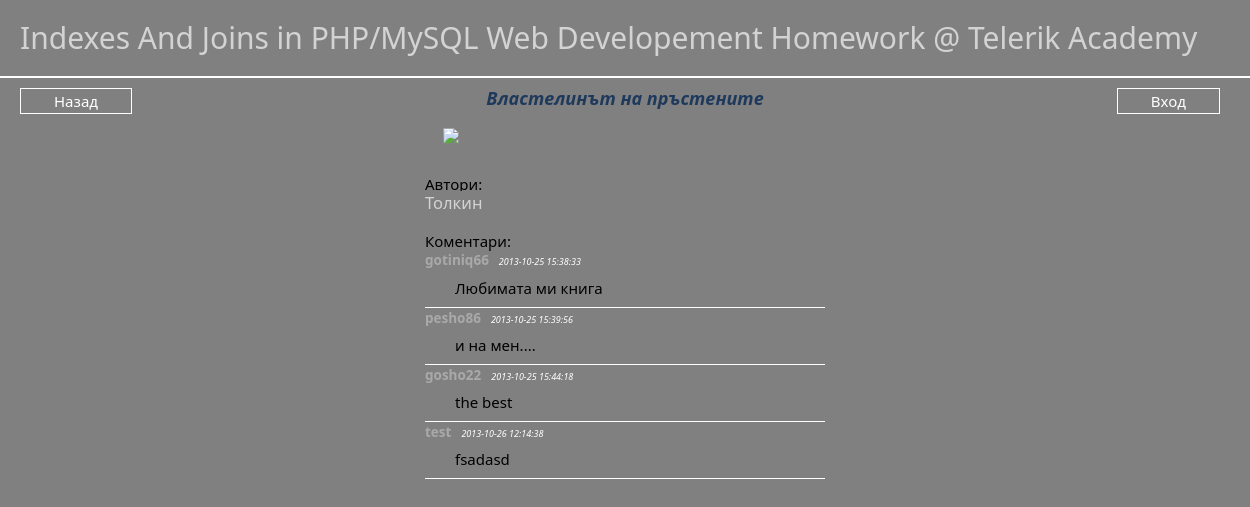
The app's page /homework5/book.php?book_id=2 with its own data.
### tables this page shows
CREATE TABLE IF NOT EXISTS `books` (
  `book_id` int(11) NOT NULL AUTO_INCREMENT,
  `book_title` varchar(50) NOT NULL,
  PRIMARY KEY (`book_id`)
);

CREATE TABLE IF NOT EXISTS `books_authors` (
  `book_id` int(11) NOT NULL,
  `author_id` int(11) NOT NULL
);

CREATE TABLE IF NOT EXISTS `authors` (
  `author_id` int(11) NOT NULL AUTO_INCREMENT,
  `author_name` varchar(50) NOT NULL,
  PRIMARY KEY (`author_id`)
);

CREATE TABLE IF NOT EXISTS `comments` (
  `comment_id` int(11) NOT NULL AUTO_INCREMENT,
  `comment_content` varchar(250) NOT NULL,
  `user_name` varchar(50) NOT NULL,
  `comment_date` datetime NOT NULL,
  PRIMARY KEY (`comment_id`)
);

### homework5/book.php (the view, shortened to what this page needs)
<?php
require './includes/globals.php';
include './includes/header.php';
if (!(isset($_SESSION['logged']) && $_SESSION['logged'] == TRUE)) {
   $displayLoginBtn = true;
}
else {
    $displayNewCommentSection = true;
    $displayLoginBtn = false;
    $displayLogoutBtn = true;
}
if (isset($_GET['book_id'])) {
    $book_id = intval(mysqli_real_escape_string($connection, trim($_GET['book_id'])));
}
else {
    header('Location: index.php');
    exit;
}
?>
<div id="go-back"><a href="index.php">Назад</a></div>
<div id="login-btn" style="display: <?php if ($displayLoginBtn) {
    echo 'inline-block';
}
else {
    echo 'none';
}
?>"><a href="login.php">Вход</a></div>
<div id="book-info-wrapper">
    <div class="book-title preview">
        <?php
            if ($connection) {
                if (isset($_GET['book_id']) && $book_id!='') {
                    $getBookNameQuery = mysqli_query($connection, 'SELECT book_id, book_title FROM books WHERE book_id='.$book_id.'');
                    $bookName = $getBookNameQuery->fetch_assoc();
                    echo $bookName['book_title'];
                }
                else {
                    echo 'Invalid Book id';
                }
            }
else    {
    echo 'No connection to database - '.mysqli_connect_error();
}
        ?>
    </div>
    <div id="book-cover"><img src="./imgs/book.png"/></div>
    <div id="authors-list"><p>Автори:</p>
        <?php
        if ($connection) {
            $getAllAuthorsForGivenBookIDQuery = mysqli_query($connection, 'SELECT * FROM authors INNER JOIN books_authors ON authors.author_id=books_authors.author_id INNER JOIN books ON books_authors.book_id=books.book_id WHERE books_authors.book_id="'.$book_id.'"');
            while ($row=  mysqli_fetch_assoc($getAllAuthorsForGivenBookIDQuery)) {
                echo '<p><a href="booksList.php?authorID='.$row['author_id'].'">'.$row['author_name'].'</a></p>';
            }
        }
        else {
            echo 'No connection to database - '.mysqli_connect_error();
        }
        ?>
    </div>
    <div id="comments-wrapper"><p>Коментари:</p>
            <?php
                    if ($connection) {
                        $getCommentQuery = mysqli_query($connection, 'SELECT * FROM comments INNER JOIN books_comments ON books_comments.comment_id=comments.comment_id WHERE book_id='.$book_id.' ');
                        while ($row=  mysqli_fetch_assoc($getCommentQuery)) {
                            echo '<div id="comment-author">'.$row['user_name'].'</div><div id="comment-date">'.$row['comment_date'].'</div><div id="comment-content">'.$row['comment_content'].'</div>';
                        }
                    }
            ?>
    </div>
</div>
<?php
include './includes/footer.php';
?>

### records on screen
books: book_title "Властелинът на пръстените"
books_authors: author.author_name "Толкин"
comments: user_name "gotiniq66", comment_date "2013-10-25 15:38:33", comment_content "Любимата ми книга"
comments: user_name "pesho86", comment_date "2013-10-25 15:39:56", comment_content "и на мен...."
comments: user_name "gosho22", comment_date "2013-10-25 15:44:18", comment_content "the best"
comments: user_name "test", comment_date "2013-10-26 12:14:38", comment_content "fsadasd"
